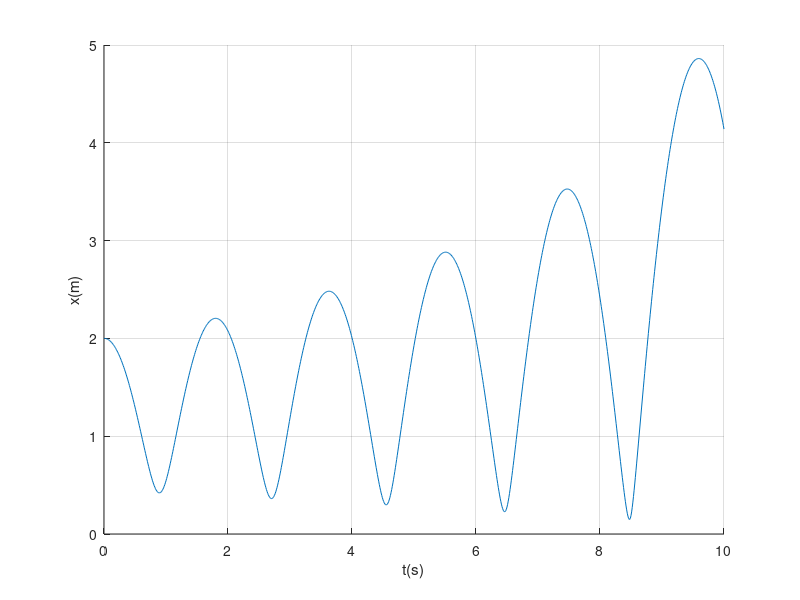
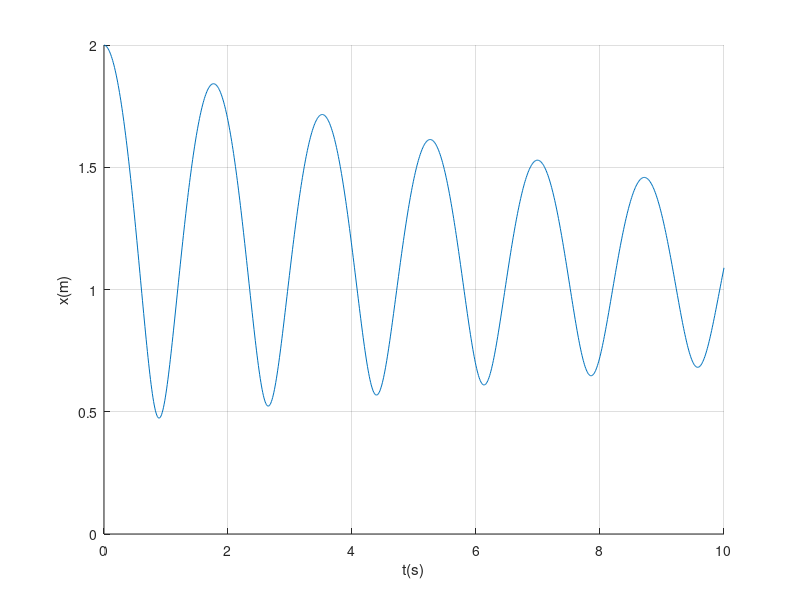
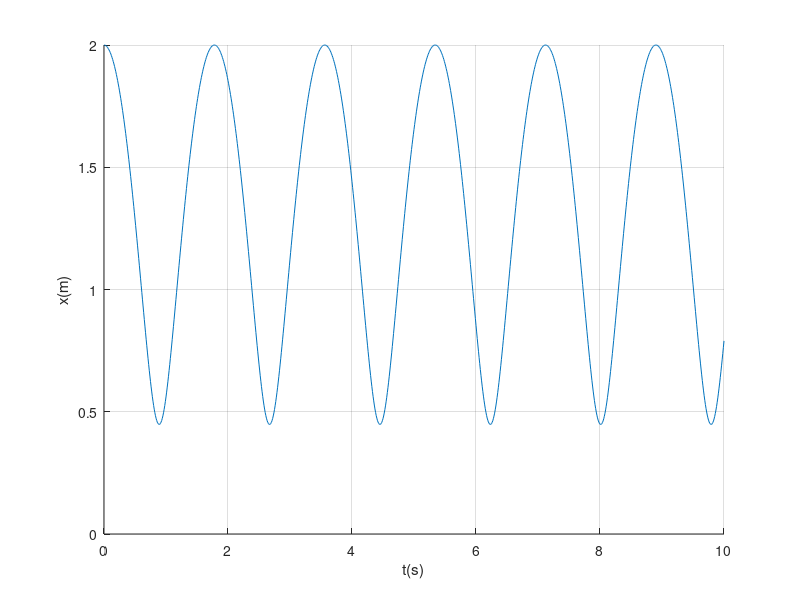
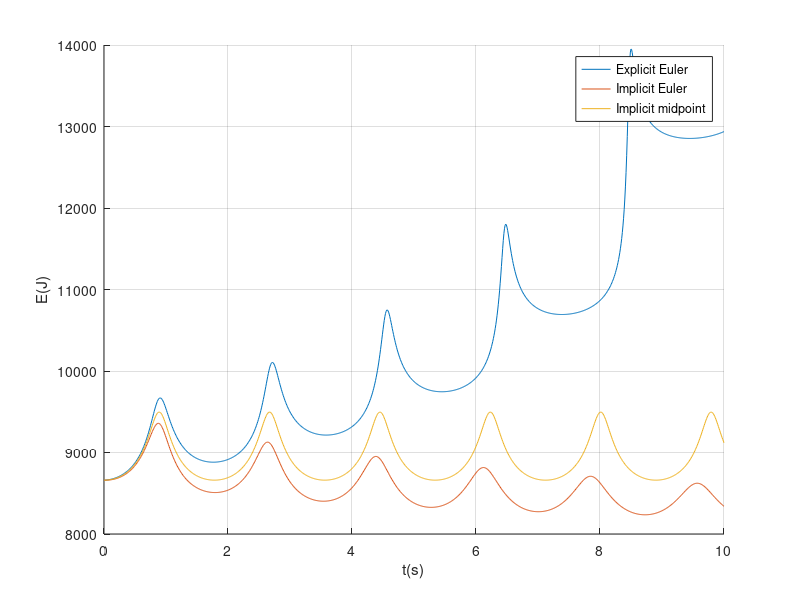

These figures' MATLAB source, in order:
kappa = 1.4;
g = 9.81;

h = 0.01;
t = 0:h:10;
y0 = [2;0];

ya = zeros (2,length(t));
yb = zeros (2,length(t));
yc = zeros (2,length(t));
ya(:,1) = y0;
yb(:,1) = y0;
yc(:,1) = y0;

f = @(y) [y(2);g*(y(1)^(-kappa) - 1)];
opt = optimset('Display','off','TolFun',1e-8);


for i = 1:(length(t) - 1)
    ya(:,i+1) = ya(:,i) + h*feval(f,ya(:,i));
    
    rb = @(ybnext) (yb(:,i) + h*feval(f, ybnext) - ybnext);
    yb(:,i+1) = fsolve(rb, yb(:,i), opt);
    
    rc = @(ycnext) (yc(:,i) + h*feval(f, (ycnext+yc(:,i))/2) - ycnext);
    yc(:,i+1) = fsolve(rc, yc(:,i), opt);
end


figure;
hold on; grid on;

plot(t,ya(1,:));
xlabel('t(s)');
ylabel('x(m)');

print -depsc modsim_ex4_2a.eps

figure;
hold on; grid on;

plot(t,yb(1,:));
xlabel('t(s)');
ylabel('x(m)');

print -depsc modsim_ex4_2b.eps

figure;
hold on; grid on;

plot(t,yc(1,:));
xlabel('t(s)');
ylabel('x(m)');

print -depsc modsim_ex4_2c.eps

figure;
hold on; grid on;

p0 = 2.5*10^5;
m = 200;
A = 0.01;

Ea = (1/(kappa-1))*p0*A.*ya(1,:).^(1-kappa) + m*g.*ya(1,:) + 0.5*m.*ya(2,:).^2;
Eb = (1/(kappa-1))*p0*A.*yb(1,:).^(1-kappa) + m*g.*yb(1,:) + 0.5*m.*yb(2,:).^2;
Ec = (1/(kappa-1))*p0*A.*yc(1,:).^(1-kappa) + m*g.*yc(1,:) + 0.5*m.*yc(2,:).^2;


plot(t,Ea);
plot(t,Eb);
plot(t,Ec);
xlabel('t(s)');
ylabel('E(J)');
legend('Explicit Euler','Implicit Euler','Implicit midpoint');

print -depsc modsim_ex4_2d.eps

